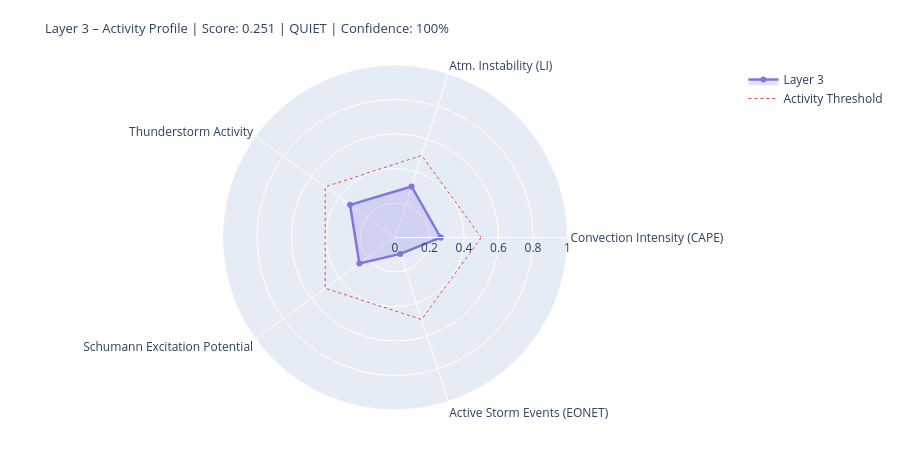

The cell this chart's notebook holds for it:
### Markdown cell above
---
## 4. State Assessment & Handoff to Layer 4/5

### Code cell
# ============================================================
# LAYER-3-SCORE
# Five dynamic components
# ============================================================

def norm(v, lo, hi):
    if v is None or (isinstance(v, float) and math.isnan(v)): return None
    return round(max(0.0, min(1.0, (v - lo) / (hi - lo))), 4)

# --- 1) Convection intensity (global CAPE mean) ---
cape_mean = df_atm['cape'].dropna().mean() if not df_atm.empty else None
conv_score = norm(cape_mean, 0, 3000)
conv_src   = 'primary' if cape_mean is not None else 'missing'

# --- 2) Atmospheric instability (LI mean) ---
li_mean   = df_atm['li'].dropna().mean() if not df_atm.empty else None
# Negative LI = unstable → higher score
instab_score = norm(-li_mean if li_mean is not None else None, -6, 6)
instab_src   = 'primary' if li_mean is not None else 'missing'

# --- 3) Thunderstorm activity (mean thunder score + WMO count) ---
thunder_mean = df_atm['thunder_score'].mean() if not df_atm.empty else None
n_thunder    = int(df_atm['thunderstorm'].sum()) if not df_atm.empty else 0
thunder_score_val = norm(
    (thunder_mean or 0) * 0.7 + n_thunder * 0.1, 0, 1.0
) if thunder_mean is not None else None
thunder_src = 'primary'

# --- 4) Schumann excitation potential (weighted Schumann contribution) ---
schumann_pot = df_atm['schumann_contribution'].mean() if not df_atm.empty else None
# Boosted by Layer-2 thunderstorm trigger
if schumann_pot is not None and l2_thunder:
    schumann_pot = min(1.0, schumann_pot * 1.2)
schumann_score = norm(schumann_pot, 0, 1.0) if schumann_pot is not None else None
schumann_src   = 'derived'

# --- 5) Storm activity (NASA EONET) ---
# Distinction: None = data not loaded, 0.0 = loaded but no events
storm_score = None
storm_src   = 'missing'
if raw.get('storms') is not None:          # API reached successfully
    storm_score = norm(len(storm_events), 0, 30) if storm_events else 0.0
    storm_src   = 'primary'

# X-Ray and Kp: context only, not in dynamic score
# (X-Ray = Layer-0/4 driver; Kp = geomagnetic index, not a lightning proxy)
xray_context = None
if raw.get('xray'):
    df_xc = pd.DataFrame(raw['xray'])
    fc = next((c for c in df_xc.columns
               if any(k in c.lower() for k in ['flux','long']) and 'time' not in c.lower()),
              df_xc.columns[1])
    df_xc[fc] = pd.to_numeric(df_xc[fc], errors='coerce')
    xray_last = df_xc[fc].dropna().iloc[-1] if not df_xc[fc].dropna().empty else None
    if xray_last:
        xray_class = ('X' if xray_last>=1e-4 else 'M' if xray_last>=1e-5
                      else 'C' if xray_last>=1e-6 else 'B')
        xray_context = {'flux': float(xray_last), 'class': xray_class}
        print(f'X-Ray context: {xray_class}-class ({xray_last:.2e} W/m²)')

# --- Aggregate ---
COMPONENTS = {
    'Convection Intensity (CAPE)':  {'score': conv_score,       'source': conv_src,    'dynamic': True},
    'Atm. Instability (LI)':         {'score': instab_score,     'source': instab_src,  'dynamic': True},
    'Thunderstorm Activity':              {'score': thunder_score_val, 'source': thunder_src, 'dynamic': True},
    'Schumann Excitation Potential':   {'score': schumann_score,   'source': schumann_src,'dynamic': True},
    'Active Storm Events (EONET)': {'score': storm_score,      'source': storm_src,   'dynamic': True},
}

available   = {k: v['score'] for k, v in COMPONENTS.items() if v['score'] is not None}
unavailable = [k for k, v in COMPONENTS.items() if v['score'] is None]
layer3_score = round(sum(available.values()) / len(available), 4) if available else None
confidence   = round(len(available) / len(COMPONENTS), 2)
level = ('unknown' if layer3_score is None
         else 'quiet'   if layer3_score < 0.3
         else 'moderate' if layer3_score < 0.6
         else 'active')
dominant_l3 = max(available, key=available.get) if available else 'none'

# --- Ausgabe ---
W = 68
print('=' * W)
print('LAYER 3 – ATMOSPHERE / WEATHER / THUNDERSTORMS – STATE ASSESSMENT')
print('=' * W)
for name, comp in COMPONENTS.items():
    s = comp['score']
    if s is not None:
        bar = '█' * int(s * 20) + '░' * (20 - int(s * 20))
        print(f'  {name:<36} {bar}  {s:.3f}  [{comp["source"]}]')
    else:
        print(f'  {name:<36} {"─" * 20}  n/a   [missing]')
print('-' * W)
print(f'  Score:        {layer3_score:.3f}  ({len(available)}/{len(COMPONENTS)} components)')
print(f'  Confidence:   {confidence:.0%}')
print(f'  Level:        {level.upper()}')
print(f'  Dominant:     {dominant_l3}')
print(f'  CAPE mean:    {cape_mean:.0f} J/kg' if cape_mean else '  CAPE mean:    n/a')
print(f'  LI mean:      {li_mean:.1f} K' if li_mean is not None else '  LI mean:      n/a')
print(f'  Thunderstorms:{n_thunder} points (WMO)  +  {len(storm_events)} NASA EONET')
print('=' * W)

# Radar
cats   = list(available.keys())
vals_r = list(available.values())
if len(cats) >= 3:
    fig = go.Figure()
    fig.add_trace(go.Scatterpolar(
        r=vals_r + [vals_r[0]], theta=cats + [cats[0]],
        fill='toself', fillcolor='rgba(127,119,221,0.22)',
        line=dict(color='#7F77DD', width=2.5), name='Layer 3'
    ))
    fig.add_trace(go.Scatterpolar(
        r=[0.5] * (len(cats)+1), theta=cats + [cats[0]],
        line=dict(color='#E24B4A', dash='dot', width=1),
        mode='lines', name='Activity Threshold'
    ))
    fig.update_layout(
        title=dict(
            text=f'Layer 3 – Activity Profile | Score: {layer3_score:.3f} | {level.upper()} | Confidence: {confidence:.0%}',
            font=dict(size=13)
        ),
        polar=dict(radialaxis=dict(visible=True, range=[0, 1])),
        height=450, showlegend=True,
        margin=dict(l=60, r=60, t=65, b=40)
    )
    fig.show()

### Figure 1 — Plotly figure (JSON) as saved in the notebook; plotly's stock layout.template omitted (floating-point values rounded to 4 significant figures)
{"data": [{"fill": "toself", "fillcolor": "rgba(127,119,221,0.22)", "line": {"color": "#7F77DD", "width": 2.5}, "name": "Layer 3", "r": [0.2644, 0.3111, 0.3224, 0.2552, 0.1, 0.2644], "theta": ["Convection Intensity (CAPE)", "Atm. Instability (LI)", "Thunderstorm Activity", "Schumann Excitation Potential", "Active Storm Events (EONET)", "Convection Intensity (CAPE)"], "type": "scatterpolar"}, {"line": {"color": "#E24B4A", "dash": "dot", "width": 1}, "mode": "lines", "name": "Activity Threshold", "r": [0.5, 0.5, 0.5, 0.5, 0.5, 0.5], "theta": ["Convection Intensity (CAPE)", "Atm. Instability (LI)", "Thunderstorm Activity", "Schumann Excitation Potential", "Active Storm Events (EONET)", "Convection Intensity (CAPE)"], "type": "scatterpolar"}], "layout": {"height": 450, "margin": {"b": 40, "l": 60, "r": 60, "t": 65}, "polar": {"radialaxis": {"range": [0, 1], "visible": true}}, "showlegend": true, "title": {"font": {"size": 13}, "text": "Layer 3 – Activity Profile | Score: 0.251 | QUIET | Confidence: 100%"}}}
